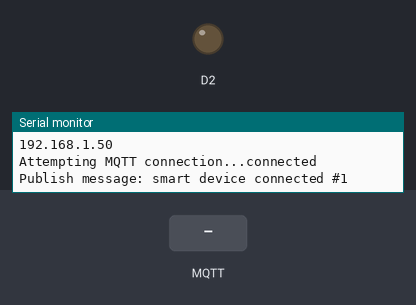
This sketch was run on a simulated ESP8266 (NodeMCU). Shown: output pins drawn as LEDs (lit = HIGH), the last lines printed to the serial monitor. Inputs (shaded band) come from the test bench. WiFi joins after 1.5 s; servers stay silent unless stated; random numbers use the default seed unless the sketch sets one; no MQTT or app messages arrive unless stated.

Above: at 2.7 s.
2.8 s: MQTT message "1" arrives on the first subscribed topic
At 5.3 s:
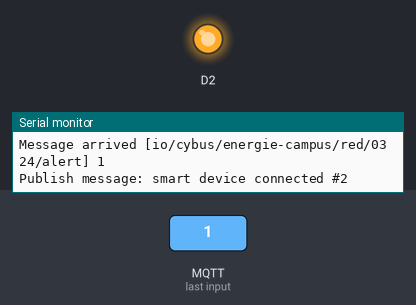
7.5 s: MQTT message "2" arrives on the first subscribed topic
Timing chart, 0 to 16.5 s (numbered marks = the images above; inputs shaded):
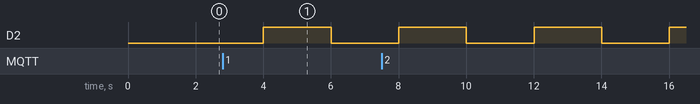

The sketch:

wtd_2017_red_thermochromatic.ino
```cpp
/*
 ESP8266 MQTT example for controlling thermochromatic material.
 (c) 2017 Team R.E.D. @ Cybus WTD Hackathon

 This sketch demonstrates the capabilities of the pubsub library in combination
 with the ESP8266 board/library and some simple control logic to ensure appropriate
 behaviour of thermochromatic material.

 To handle the hackathon use case with thermochromatic textiles appropriately
 we need to trigger the "on" signal once (heat-up) and reset (cool-down)
 immediately for some seconds to avoid unwanted physical effects and
 to be able to cool down the thermochromatic material as fast as possible.

 This needs to be created non-blocking, so we use simple duration checks
 and accept another "on"-state only after the time required to cool down.

 It connects to an MQTT server then:
  - publishes the "connnection state" to a topic every every two seconds
  - subscribes to a device-specific alert topic accepting 1 or 0 for an active or disabled alert state.
*/

#include <ESP8266WiFi.h>
#include <PubSubClient.h>

// Parameters for Wifi and MQTT Broker
const char* ssid = "..."; // WLAN-SSID
const char* password = "..."; // WLAN Passwort
const char* mqtt_server = "..."; // IP des MQTT-Servers
const char* mqtt_username = "...";
const char* mqtt_password = "...";
const String topicPrefix = "io/cybus/energie-campus/red/";

// Parameters for device control
const String deviceId = "0324"; //String(random(0xffff), HEX);
const long delaySignalCheck = 3000;
const long delayOnState = 2000;

WiFiClient espClient;
PubSubClient client(espClient);
long lastMsg = 0;
char msg[50];
int value = 0;

bool acceptNewSignals = false;
long lastSignalCheck = 0;
long lastOnSignalCheck = 0;
char lastSignal = '0';

void setup_wifi() {

  delay(10);
  // We start by connecting to a WiFi network
  Serial.println();
  Serial.print("Connecting to ");
  Serial.println(ssid);

  WiFi.begin(ssid, password);

  while (WiFi.status() != WL_CONNECTED) {
    delay(500);
    Serial.print(".");
  }

  randomSeed(micros());

  Serial.println("");
  Serial.println("WiFi connected");
  Serial.println("IP address: ");
  Serial.println(WiFi.localIP());
}

void callback(char* topic, byte* payload, unsigned int length) {
  Serial.print("Message arrived [");
  Serial.print(topic);
  Serial.print("] ");
  for (int i = 0; i < length; i++) {
    Serial.print((char)payload[i]);
  }
  Serial.println();

  // Trigger state switch in main loop if a 1 was received as first character
  lastSignal = (char)payload[0];
  if (lastSignal != '0') {
    lastSignal = '1'; // normalize to '1', if values != '0' are set
  }

}

void reconnect() {
  // Loop until we're reconnected
  while (!client.connected()) {
    Serial.print("Attempting MQTT connection...");
    // Create a random client ID
    String clientId = "ESP8266Client-";
    clientId += String(random(0xffff), HEX);
    // Attempt to connect
    if (client.connect(clientId.c_str(), "wtd17.red.thermo", "thermored")) {
      Serial.println("connected");
      // Once connected, publish an state sginal...
      String connectStatusTopic = topicPrefix;
      connectStatusTopic.concat(deviceId);
      connectStatusTopic.concat("/connected");
      client.publish(connectStatusTopic.c_str(), "smart device connected.");

      // subscribe to an alert topic to control the smart device
      String alertTopic = topicPrefix;
      alertTopic.concat(deviceId);
      alertTopic.concat("/alert");
      client.subscribe(alertTopic.c_str());
    } else {
      Serial.print("failed, rc=");
      Serial.print(client.state());
      Serial.println(" try again in 5 seconds");
      // Wait 5 seconds before retrying
      delay(5000);
    }
  }
}

void setup() {
  pinMode(D2, OUTPUT);     // Initialize the BUILTIN_LED pin as an output
  Serial.begin(115200);
  setup_wifi();
  client.setServer(mqtt_server, 1883);
  client.setCallback(callback);
}

void loop() {

  if (!client.connected()) {
    reconnect();
  }
  client.loop();

  long now = millis();

  if (now - lastOnSignalCheck > delaySignalCheck) {
    acceptNewSignals = true;
  }

  if (now - lastSignalCheck > delayOnState) {
    lastSignalCheck = now;
    if (acceptNewSignals == false || lastSignal == '0') {
      digitalWrite(D2, LOW);
    } else if (acceptNewSignals == true && lastSignal == '1') {
      // signal 1, start delay
      lastOnSignalCheck = now;
      acceptNewSignals = false;
      digitalWrite(D2, HIGH); // reset this after 1 second at the latest
    }
  }

  if (now - lastMsg > 2000) {
    lastMsg = now;
    ++value;
    snprintf (msg, 75, "smart device connected #%ld", value);
    Serial.print("Publish message: ");
    Serial.println(msg);
  }
}
```

Measured:
- after the input at 2.8 s, D2: LOW → HIGH after 1.2 s, → LOW 2.0 s later
